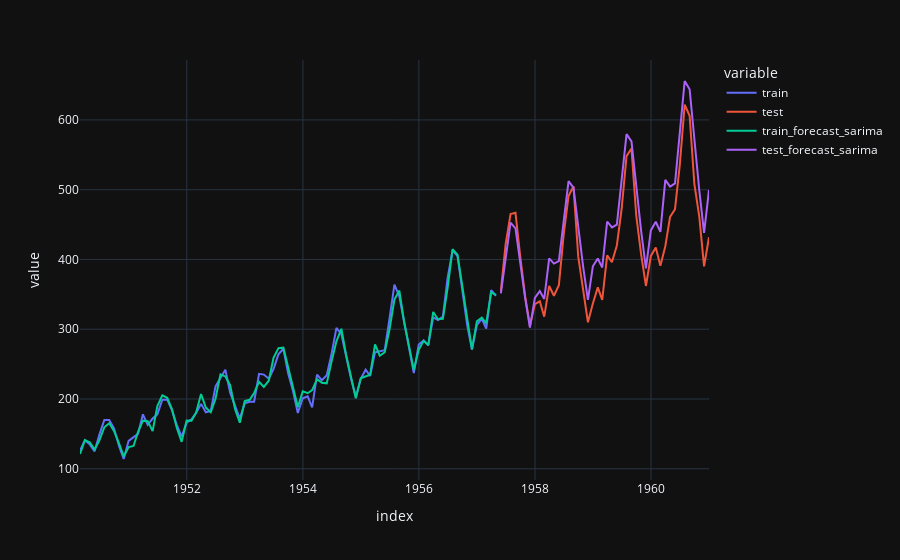

The code cell stored with this chart in its notebook:
### Code cell
df_pred[12+1:].plot()

### Figure 1 — Plotly figure (JSON) as saved in the notebook; plotly's stock layout.template omitted (floating-point values rounded to 4 significant figures; data arrays with more than 128 entries replaced by an {"elided": "..."} marker saying what was removed)
{"data": [{"hovertemplate": "variable=train<br>index=%{x}<br>value=%{y}<extra></extra>", "legendgroup": "train", "line": {"color": "#636efa", "dash": "solid"}, "marker": {"symbol": "circle"}, "mode": "lines", "name": "train", "orientation": "v", "showlegend": true, "type": "scatter", "x": {"elided": "131 str values"}, "xaxis": "x", "y": {"elided": "131 float values"}, "yaxis": "y"}, {"hovertemplate": "variable=test<br>index=%{x}<br>value=%{y}<extra></extra>", "legendgroup": "test", "line": {"color": "#EF553B", "dash": "solid"}, "marker": {"symbol": "circle"}, "mode": "lines", "name": "test", "orientation": "v", "showlegend": true, "type": "scatter", "x": {"elided": "131 str values"}, "xaxis": "x", "y": {"elided": "131 float values"}, "yaxis": "y"}, {"hovertemplate": "variable=train_forecast_sarima<br>index=%{x}<br>value=%{y}<extra></extra>", "legendgroup": "train_forecast_sarima", "line": {"color": "#00cc96", "dash": "solid"}, "marker": {"symbol": "circle"}, "mode": "lines", "name": "train_forecast_sarima", "orientation": "v", "showlegend": true, "type": "scatter", "x": {"elided": "131 str values"}, "xaxis": "x", "y": {"elided": "131 float values"}, "yaxis": "y"}, {"hovertemplate": "variable=test_forecast_sarima<br>index=%{x}<br>value=%{y}<extra></extra>", "legendgroup": "test_forecast_sarima", "line": {"color": "#ab63fa", "dash": "solid"}, "marker": {"symbol": "circle"}, "mode": "lines", "name": "test_forecast_sarima", "orientation": "v", "showlegend": true, "type": "scatter", "x": {"elided": "131 str values"}, "xaxis": "x", "y": {"elided": "131 float values"}, "yaxis": "y"}], "layout": {"legend": {"title": {"text": "variable"}, "tracegroupgap": 0}, "margin": {"t": 60}, "xaxis": {"anchor": "y", "domain": [0, 1], "title": {"text": "index"}}, "yaxis": {"anchor": "x", "domain": [0, 1], "title": {"text": "value"}}}}
